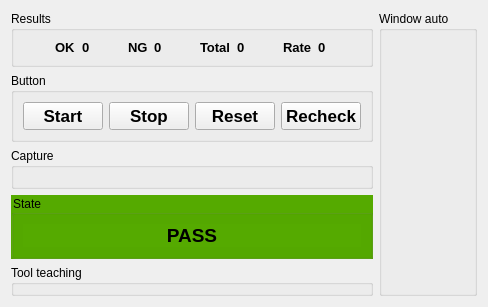
      <widget class="QWidget" name="tab">
       <attribute name="title">
        <string>Auto</string>
       </attribute>
       <layout class="QGridLayout" name="gridLayout">
        <item row="0" column="5" rowspan="7">
         <widget class="QGroupBox" name="groupBox">
          <property name="sizePolicy">
           <sizepolicy hsizetype="Expanding" vsizetype="Expanding">
            <horstretch>4</horstretch>
            <verstretch>5</verstretch>
           </sizepolicy>
          </property>
          <property name="title">
           <string>Window auto</string>
          </property>
          <layout class="QGridLayout" name="gridLayout_6">
           <item row="0" column="0">
            <layout class="QVBoxLayout" name="layout_auto_canvas"/>
           </item>
          </layout>
         </widget>
        </item>
        <item row="6" column="0">
         <widget class="QGroupBox" name="groupBox_18">
          <property name="sizePolicy">
           <sizepolicy hsizetype="Expanding" vsizetype="Preferred">
            <horstretch>0</horstretch>
            <verstretch>0</verstretch>
           </sizepolicy>
          </property>
          <property name="title">
           <string>Tool teaching</string>
          </property>
         </widget>
        </item>
        <item row="5" column="0">
         <widget class="QGroupBox" name="groupBox_16">
          <property name="sizePolicy">
           <sizepolicy hsizetype="Expanding" vsizetype="Fixed">
            <horstretch>0</horstretch>
            <verstretch>0</verstretch>
           </sizepolicy>
          </property>
          <property name="styleSheet">
           <string notr="true">background-color: rgb(85, 170, 0)</string>
          </property>
          <property name="title">
           <string>State</string>
          </property>
          <layout class="QHBoxLayout" name="horizontalLayout_5">
           <item>
            <widget class="QLabel" name="label">
             <property name="sizePolicy">
              <sizepolicy hsizetype="Expanding" vsizetype="Fixed">
               <horstretch>1</horstretch>
               <verstretch>1</verstretch>
              </sizepolicy>
             </property>
             <property name="font">
              <font>
               <pointsize>14</pointsize>
               <bold>true</bold>
              </font>
             </property>
             <property name="styleSheet">
              <string notr="true"/>
             </property>
             <property name="text">
              <string>PASS</string>
             </property>
             <property name="alignment">
              <set>Qt::AlignCenter</set>
             </property>
            </widget>
           </item>
          </layout>
         </widget>
        </item>
        <item row="0" column="0">
         <widget class="QGroupBox" name="groupBox_3">
          <property name="sizePolicy">
           <sizepolicy hsizetype="Preferred" vsizetype="Fixed">
            <horstretch>2</horstretch>
            <verstretch>1</verstretch>
           </sizepolicy>
          </property>
          <property name="title">
           <string>Results</string>
          </property>
          <layout class="QHBoxLayout" name="horizontalLayout_10">
           <item>
            <layout class="QHBoxLayout" name="horizontalLayout_3">
             <item>
              <widget class="QLabel" name="label_2">
               <property name="sizePolicy">
                <sizepolicy hsizetype="Fixed" vsizetype="Fixed">
                 <horstretch>0</horstretch>
                 <verstretch>0</verstretch>
                </sizepolicy>
               </property>
               <property name="font">
                <font>
                 <pointsize>10</pointsize>
                 <bold>true</bold>
                </font>
               </property>
               <property name="text">
                <string>OK</string>
               </property>
              </widget>
             </item>
             <item>
              <widget class="QLabel" name="label_6">
               <property name="sizePolicy">
                <sizepolicy hsizetype="Fixed" vsizetype="Fixed">
                 <horstretch>0</horstretch>
                 <verstretch>0</verstretch>
                </sizepolicy>
               </property>
               <property name="font">
                <font>
                 <pointsize>10</pointsize>
                 <bold>true</bold>
                </font>
               </property>
               <property name="text">
                <string>0</string>
               </property>
              </widget>
             </item>
            </layout>
           </item>
           <item>
            <layout class="QHBoxLayout" name="horizontalLayout_7">
             <item>
              <widget class="QLabel" name="label_3">
               <property name="sizePolicy">
                <sizepolicy hsizetype="Fixed" vsizetype="Fixed">
                 <horstretch>0</horstretch>
                 <verstretch>0</verstretch>
                </sizepolicy>
               </property>
               <property name="font">
                <font>
                 <pointsize>10</pointsize>
                 <bold>true</bold>
                </font>
               </property>
               <property name="text">
                <string>NG</string>
               </property>
              </widget>
             </item>
             <item>
              <widget class="QLabel" name="label_7">
               <property name="sizePolicy">
                <sizepolicy hsizetype="Fixed" vsizetype="Fixed">
                 <horstretch>0</horstretch>
                 <verstretch>0</verstretch>
                </sizepolicy>
               </property>
               <property name="font">
                <font>
                 <pointsize>10</pointsize>
                 <bold>true</bold>
                </font>
               </property>
               <property name="text">
                <string>0</string>
               </property>
              </widget>
             </item>
            </layout>
           </item>
           <item>
            <layout class="QHBoxLayout" name="horizontalLayout_8">
             <item>
              <widget class="QLabel" name="label_4">
               <property name="sizePolicy">
                <sizepolicy hsizetype="Fixed" vsizetype="Fixed">
                 <horstretch>0</horstretch>
                 <verstretch>0</verstretch>
                </sizepolicy>
               </property>
               <property name="font">
                <font>
                 <pointsize>10</pointsize>
                 <bold>true</bold>
                </font>
               </property>
               <property name="text">
                <string>Total</string>
               </property>
              </widget>
             </item>
             <item>
              <widget class="QLabel" name="label_8">
               <property name="sizePolicy">
                <sizepolicy hsizetype="Fixed" vsizetype="Fixed">
                 <horstretch>0</horstretch>
                 <verstretch>0</verstretch>
                </sizepolicy>
               </property>
               <property name="font">
                <font>
                 <pointsize>10</pointsize>
                 <bold>true</bold>
                </font>
               </property>
               <property name="text">
                <string>0</string>
               </property>
              </widget>
             </item>
            </layout>
           </item>
           <item>
            <layout class="QHBoxLayout" name="horizontalLayout_9">
             <item>
              <widget class="QLabel" name="label_5">
               <property name="sizePolicy">
                <sizepolicy hsizetype="Fixed" vsizetype="Fixed">
                 <horstretch>0</horstretch>
                 <verstretch>0</verstretch>
                </sizepolicy>
               </property>
               <property name="font">
                <font>
                 <pointsize>10</pointsize>
                 <bold>true</bold>
                </font>
               </property>
               <property name="text">
                <string>Rate</string>
               </property>
              </widget>
             </item>
             <item>
              <widget class="QLabel" name="label_9">
               <property name="sizePolicy">
                <sizepolicy hsizetype="Fixed" vsizetype="Fixed">
                 <horstretch>0</horstretch>
                 <verstretch>0</verstretch>
                </sizepolicy>
               </property>
               <property name="font">
                <font>
                 <pointsize>10</pointsize>
                 <bold>true</bold>
                </font>
               </property>
               <property name="text">
                <string>0</string>
               </property>
              </widget>
             </item>
            </layout>
           </item>
          </layout>
         </widget>
        </item>
        <item row="1" column="0">
         <widget class="QGroupBox" name="groupBox_2">
          <property name="sizePolicy">
           <sizepolicy hsizetype="Expanding" vsizetype="Fixed">
            <horstretch>1</horstretch>
            <verstretch>1</verstretch>
           </sizepolicy>
          </property>
          <property name="title">
           <string>Button</string>
          </property>
          <layout class="QHBoxLayout" name="horizontalLayout_4">
           <item>
            <widget class="QPushButton" name="but_start_auto">
             <property name="sizePolicy">
              <sizepolicy hsizetype="Expanding" vsizetype="Fixed">
               <horstretch>0</horstretch>
               <verstretch>0</verstretch>
              </sizepolicy>
             </property>
             <property name="font">
              <font>
               <pointsize>13</pointsize>
               <bold>true</bold>
              </font>
             </property>
             <property name="autoFillBackground">
              <bool>true</bool>
             </property>
             <property name="styleSheet">
              <string notr="true"/>
             </property>
             <property name="text">
              <string>Start</string>
             </property>
            </widget>
           </item>
           <item>
            <widget class="QPushButton" name="but_stop_auto">
             <property name="sizePolicy">
              <sizepolicy hsizetype="Expanding" vsizetype="Fixed">
               <horstretch>0</horstretch>
               <verstretch>0</verstretch>
              </sizepolicy>
             </property>
             <property name="font">
              <font>
               <pointsize>13</pointsize>
               <bold>true</bold>
              </font>
             </property>
             <property name="styleSheet">
              <string notr="true"/>
             </property>
             <property name="text">
              <string>Stop</string>
             </property>
            </widget>
           </item>
           <item>
            <widget class="QPushButton" name="but_reset_auto">
             <property name="sizePolicy">
              <sizepolicy hsizetype="Expanding" vsizetype="Fixed">
               <horstretch>0</horstretch>
               <verstretch>0</verstretch>
              </sizepolicy>
             </property>
             <property name="font">
              <font>
               <pointsize>13</pointsize>
               <bold>true</bold>
              </font>
             </property>
             <property name="styleSheet">
              <string notr="true"/>
             </property>
             <property name="text">
              <string>Reset</string>
             </property>
            </widget>
           </item>
           <item>
            <widget class="QPushButton" name="pushButton_2">
             <property name="sizePolicy">
              <sizepolicy hsizetype="Expanding" vsizetype="Fixed">
               <horstretch>0</horstretch>
               <verstretch>0</verstretch>
              </sizepolicy>
             </property>
             <property name="font">
              <font>
               <pointsize>13</pointsize>
               <bold>true</bold>
              </font>
             </property>
             <property name="text">
              <string>Recheck</string>
             </property>
            </widget>
           </item>
          </layout>
         </widget>
        </item>
        <item row="2" column="0" rowspan="3">
         <widget class="QGroupBox" name="groupBox_17">
          <property name="sizePolicy">
           <sizepolicy hsizetype="Expanding" vsizetype="Preferred">
            <horstretch>0</horstretch>
            <verstretch>0</verstretch>
           </sizepolicy>
          </property>
          <property name="title">
           <string>Capture</string>
          </property>
          <layout class="QGridLayout" name="gridLayout_3">
           <item row="0" column="0" rowspan="2" colspan="3">
            <layout class="QVBoxLayout" name="layout_capture_canvas"/>
           </item>
          </layout>
         </widget>
        </item>
       </layout>
      </widget>
